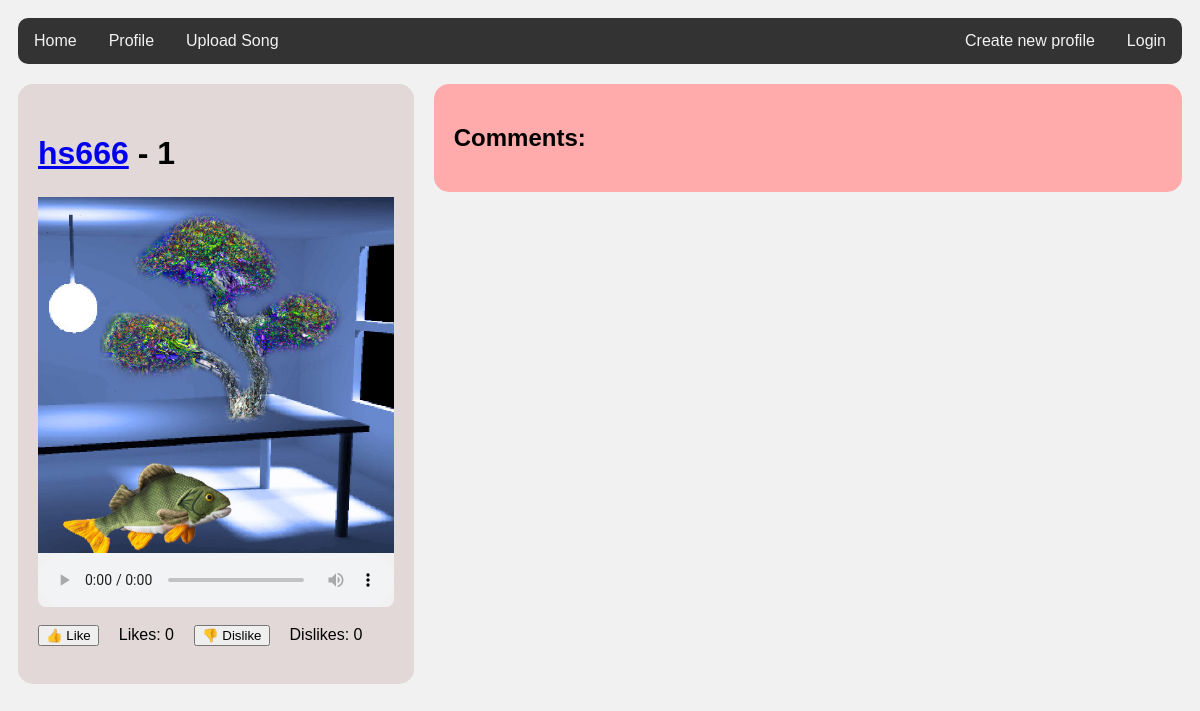
/song/3, run on an earlier commit of the app's database.
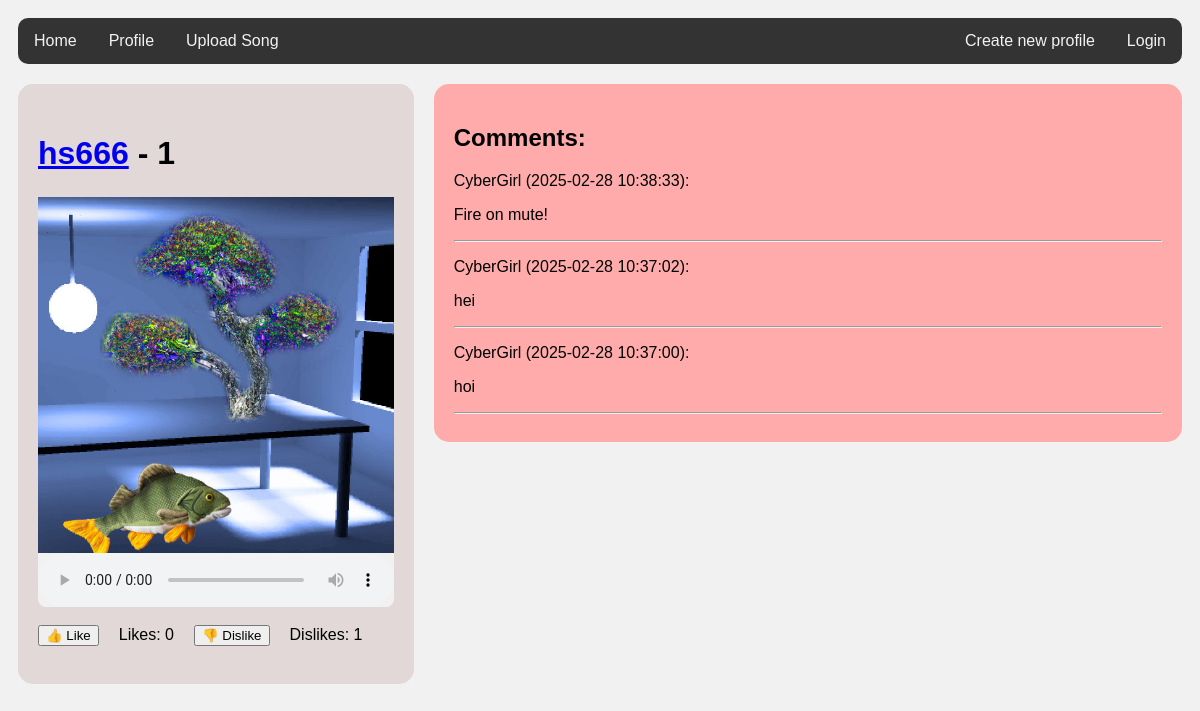
And on a later commit of the database.
### tables this page shows
CREATE TABLE songs (
    id INTEGER PRIMARY KEY,
    user_id INTEGER NOT NULL,
    title TEXT NOT NULL,
    artist TEXT NOT NULL CHECK (LENGTH(artist) > 0),
    audio_file_path TEXT NOT NULL,
    image_file_path TEXT NOT NULL,
    upload_date DATETIME DEFAULT CURRENT_TIMESTAMP,
    genre TEXT CHECK (LENGTH(genre) > 0),
    duration INTEGER CHECK (duration > 0),
    FOREIGN KEY (user_id) REFERENCES users(id) ON DELETE CASCADE
);

CREATE TABLE messages (
    id INTEGER PRIMARY KEY,
    content TEXT,
    sent_at TEXT,
    user_id INTEGER REFERENCES users,
    thread_id INTEGER REFERENCES threads
);

CREATE TABLE users (
    id INTEGER PRIMARY KEY,
    username TEXT UNIQUE,
    password_hash TEXT,
    image BLOB
, bio TEXT);

### app.py (the view)
@app.route("/song/<int:id>")
def show_song(id):
    song = users.get_song(id)
    thread = forum.get_thread(id)
    messages = forum.get_messages(id)
    like_counter = get_likes(id)
    dislike_counter = get_dislikes(id)
    return render_template("show_song.html", song=song, thread=thread, messages=messages, like_counter=like_counter, dislike_counter=dislike_counter)

### db.py (called while the page is built)
def get_connection():
    con = sqlite3.connect("database.db")
    con.execute("PRAGMA foreign_keys = ON")
    con.row_factory = sqlite3.Row
    return con

def query(sql, params=[]):
    con = get_connection()
    result = con.execute(sql, params).fetchall()
    con.close()
    return result

### forum.py (called while the page is built)
def get_thread(id):
    sql = """SELECT t.id
             FROM threads t
             WHERE t.id = ?"""
    result = db.query(sql, [id])
    return result[0]

def get_messages(id):
    sql = """SELECT m.id, m.content, m.sent_at, m.user_id, u.username
             FROM messages m, users u
             WHERE m.user_id = u.id AND m.thread_id = ?
             ORDER BY m.id DESC"""
    return db.query(sql, [id])

### repositories/songs_repository.py (called while the page is built)
def get_likes(id):
    sql = "SELECT COUNT(*) FROM likes WHERE song_id = ? AND is_like = 1"
    result = db.query(sql, [id])  # Assuming db.query() returns fetched data
    return result[0][0] if result else 0  # Extract the count from the result

def get_dislikes(id):
    sql = "SELECT COUNT(*) FROM likes WHERE song_id = ? AND is_like = 0"
    result = db.query(sql, [id])  # Assuming db.query() returns fetched data
    return result[0][0] if result else 0  # Extract the count from the result

### users.py (called while the page is built)
def get_song(id):
    sql = """SELECT id, user_id, title, artist, audio_file_path, image_file_path, genre
             FROM songs
             WHERE id = ?"""
    result = db.query(sql, [id])
    return result[0] if result else None

### templates/show_song.html (shortened to what this page needs)
<!DOCTYPE html>
<html>
<head>
  <link rel="stylesheet" href="../static/styles.css">
</head>
<body>
  <div class="topnav">
    <a href="/">Home</a>
    <a href="/user/{{ session['user_id'] }}">Profile</a>
    <a href="/upload_song">Upload Song</a>
    {% if session.username %}
    <a href="/logout" style="float:right">Logout</a>
    {% else %}
    <a href="/login_page" style="float:right">Login</a>
    <a href="/register" style="float:right">Create new profile</a>
    {% endif %}
  </div>
  <div class="row">
    <div class="leftcolumn">
      <div class="card2">
        <div class="song-info">
          <h1><a href="/user/{{ song.user_id }}">{{ song.artist }}</a> - {{ song.title }}</h1>
        </div>
        <br>
        <img src="{{ url_for('static', filename=song.image_file_path.split('static/')[-1]) }}" alt="Kansikuva" width="100%">
        <audio controls class="audio2">
          {% if song.audio_file_path.endswith('.mp3') %}
          <source src="{{ url_for('static', filename=song.audio_file_path.split('static/')[-1]) }}" type="audio/mpeg">
          {% elif song.audio_file_path.endswith('.wav') %}
          <source src="{{ url_for('static', filename=song.audio_file_path.split('static/')[-1]) }}" type="audio/wav">
          {% else %}
              <p>Tiedostotyyppi ei tuettu.</p>
          {% endif %}
        </audio>
        <br>
        <div class="likes">
          <form action="/like/{{ song.id }}" method="post">
            <button type="submit">👍 Like</button>
          </form>
          <p>Likes: {{ like_counter }}</p>
          <form action="/dislike/{{ song.id }}" method="post">
              <button type="submit">👎 Dislike</button>
          </form>
          <p>Dislikes: {{ dislike_counter }}</p>
        </div>
        <br>
      </div>
    </div>
    <div class="rightcolumn">
      <div class="card-songpage">
        <h2>Comments:</h2>
        {% for message in messages %}
        <p>
          {{ message.username }} ({{ message.sent_at }}):
        </p>
        <p>
          {{ message.content }}
        </p>
        <hr />
        {% endfor %}
      </div>
    </div>
  </div>
</body>
</html>

### static/styles.css (style rules this page uses)
* { box-sizing: border-box; }
body { font-family: Arial; padding: 10px; background: #f1f1f1; }
.topnav { overflow: hidden; background-color: #333; border-radius: 10px; }
.topnav a { float: left; display: block; color: #f2f2f2; text-align: center; padding: 14px 16px; text-decoration: none; }
.leftcolumn { float: left; width: 34%; }
.rightcolumn { float: left; width: 66%; background-color: #f1f1f1; padding-left: 20px; overflow: hidden; }
.card2 { background-color: rgb(226, 216, 216); padding: 20px; margin-top: 20px; border-radius: 15px; display: flex; flex-direction: column; }
.card-songpage { background-color: rgb(255, 171, 171); padding: 20px; margin-top: 20px; border-radius: 15px; }
.audio2 { width: 100%; border-radius: 0px 0px 8px 8px; background-color: #f1f1f1; }
.song-info { display: flex; flex-wrap: nowrap; gap: 10px; margin-top: 10px; margin-bottom: -15px; }
.likes { display: flex; align-items: center; gap: 20px; }
.likes form { display: flex; align-items: center; }
.likes p { margin: 0; }
.row::after { content: ""; display: table; clear: both; }

What changed in the data, as far as the page shows it:
added messages: username "CyberGirl", sent_at "2025-02-28 10:38:33", content "Fire on mute!"
added messages: username "CyberGirl", sent_at "2025-02-28 10:37:02", content "hei"
added messages: username "CyberGirl", sent_at "2025-02-28 10:37:00", content "hoi"
Also different on the page:
{{ dislike_counter }}: "0" → "1"
